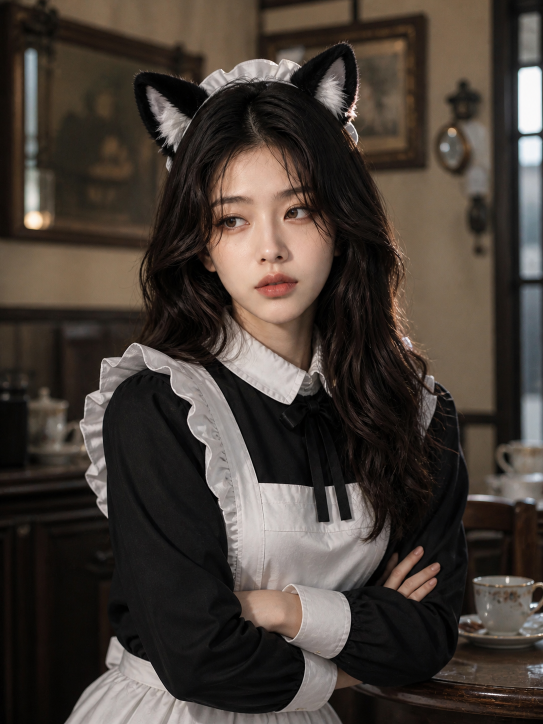
#> input picture output/skill-ab-test/baseline-arm/final.png, 1086 x 1448 px (shown at 1/2 size)
$ python build_contact_sheet.py
#> lines starting #> are read from the running program, lines starting #| are printed output that depends on the picture
from pathlib import Path

from PIL import Image, ImageDraw, ImageFont, ImageOps


ROOT = Path(__file__).resolve().parents[2]
OUT = Path(__file__).resolve().parent / "contact_sheet.png"
FONT_PATH = Path("/System/Library/Fonts/Supplemental/Arial.ttf")
TILE_WIDTH = 480
IMAGE_HEIGHT = 680
LABEL_HEIGHT = 40

PANELS = [
    ("OLD BASELINE", ROOT / "output/skill-ab-test/baseline-arm/final.png"),
    ("PRIOR SKILL", ROOT / "output/skill-ab-test/skill-arm/final.png"),
    (
        "NEW: TSUNDERE CARE",
        ROOT / "output/moe-response-review-v1/ko_tsundere_nekomimi_maid/render_aesthetic_contract.png",
    ),
    (
        "NEW: GAP GUARD",
        ROOT / "output/moe-response-review-v1/ko_gap_moe_guard/render_aesthetic_contract.png",
    ),
    (
        "NEW: NEKOMIMI REFLEX",
        ROOT / "output/moe-response-review-v1/ko_nekomimi_barista/render_aesthetic_contract.png",
    ),
    (
        "NEW: PRIVATE JOY",
        ROOT / "output/moe-response-review-v1/ja_generic_private_joy/render_aesthetic_contract.png",
    ),
]


font = ImageFont.truetype(str(FONT_PATH), 26)
sheet = Image.new("RGB", (TILE_WIDTH * 3, (IMAGE_HEIGHT + LABEL_HEIGHT) * 2), "black")
#> sheet: PIL image 1440x1440 RGB; every value is 0

for index, (label, path) in enumerate(PANELS):
    with Image.open(path) as source:
#> source is the input picture: PIL image 1086x1448 RGB; mean R, G, B 70.2, 61.3, 54.6
        fitted = ImageOps.contain(source.convert("RGB"), (TILE_WIDTH, IMAGE_HEIGHT))
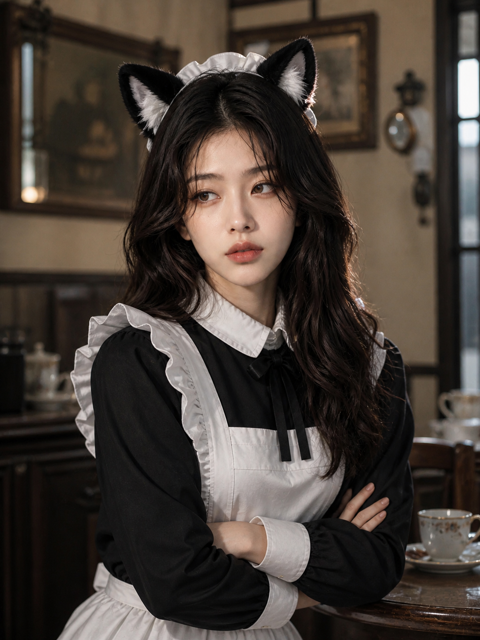
#> fitted: PIL image 480x640 RGB; mean R, G, B 70.2, 61.3, 54.6
    tile = Image.new("RGB", (TILE_WIDTH, IMAGE_HEIGHT + LABEL_HEIGHT), "black")
#> tile: PIL image 480x720 RGB; every value is 0
    tile.paste(fitted, ((TILE_WIDTH - fitted.width) // 2, LABEL_HEIGHT))
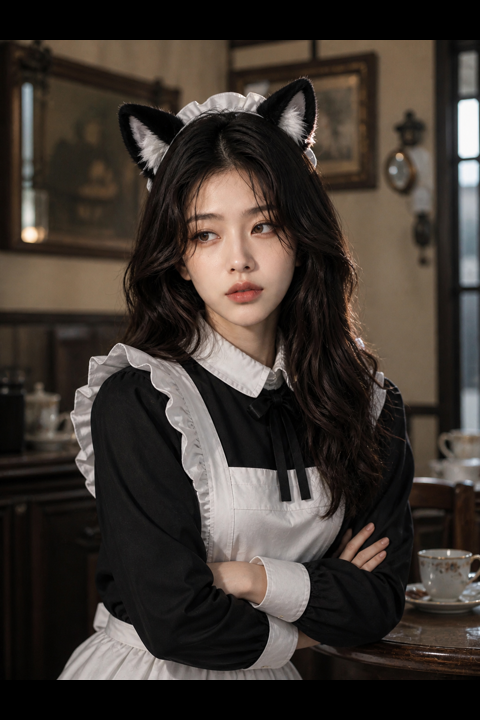
#> tile: PIL image 480x720 RGB; mean R, G, B 62.4, 54.5, 48.5
    draw = ImageDraw.Draw(tile)
    bounds = draw.textbbox((0, 0), label, font=font)
#> bounds = (0, 6, 190, 25)
    draw.text(((TILE_WIDTH - (bounds[2] - bounds[0])) / 2, 6), label, font=font, fill="white")
    x = (index % 3) * TILE_WIDTH
    y = (index // 3) * (IMAGE_HEIGHT + LABEL_HEIGHT)
    sheet.paste(tile, (x, y))
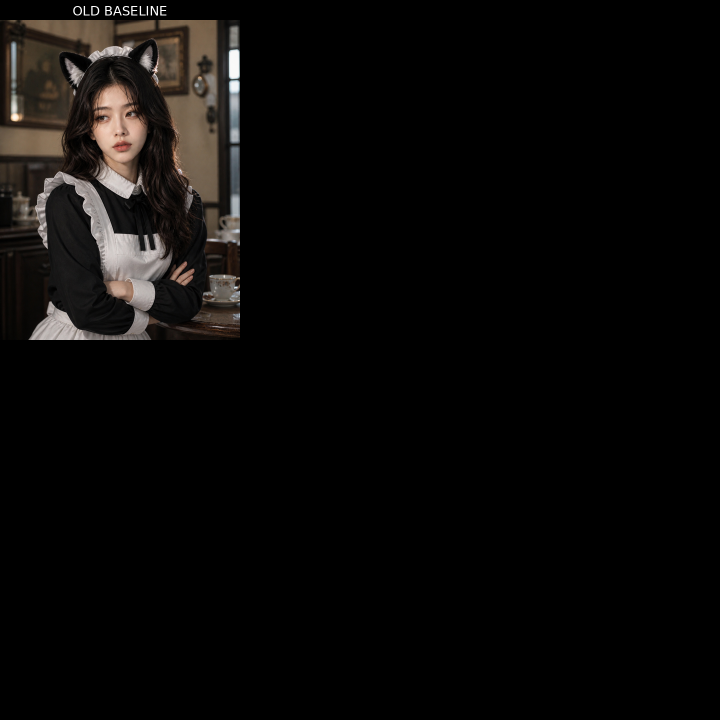
#> sheet: PIL image 1440x1440 RGB (shown at 1/2 size); mean R, G, B 10.5, 9.2, 8.2
#> pass 2 of the loop `for index, (label, path) in enumerate(PANELS):`:
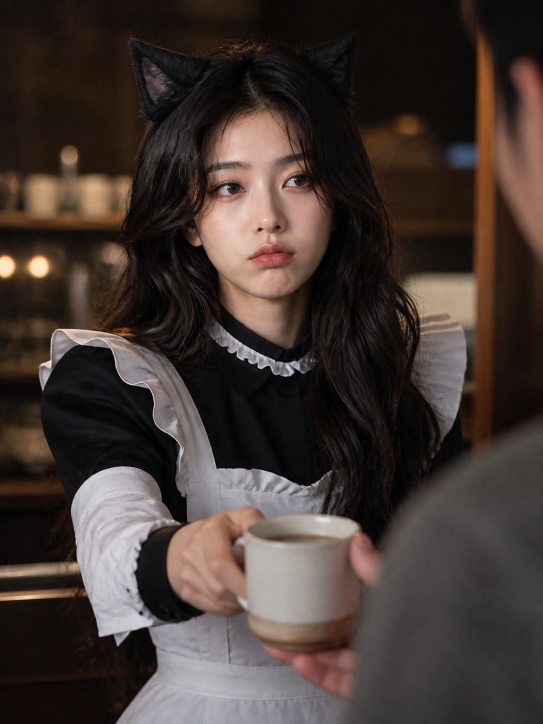
#> input picture output/skill-ab-test/skill-arm/final.png, 1086 x 1448 px (shown at 1/2 size)
#> source is the input picture: PIL image 1086x1448 RGB; mean R, G, B 67.4, 56.1, 51.2
#> `tile.paste(fitted, ((TILE_WIDTH - fitted.width) // 2, LABEL_HEIGHT))`:
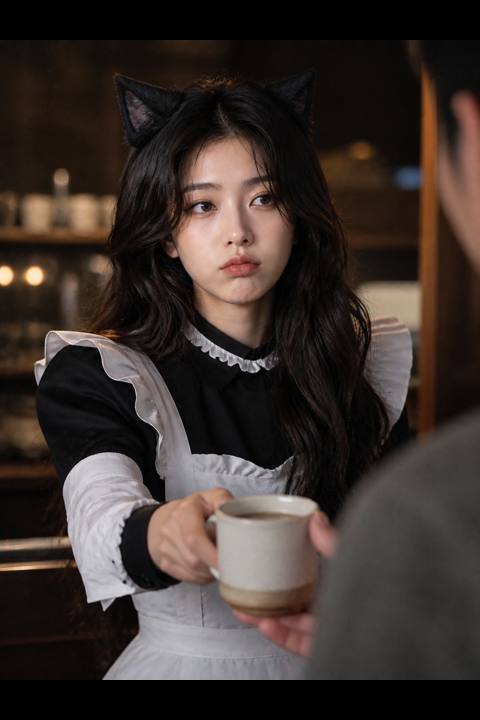
#> tile: PIL image 480x720 RGB; mean R, G, B 59.9, 49.9, 45.5
#> bounds = (0, 6, 159, 25)
#> `sheet.paste(tile, (x, y))`:
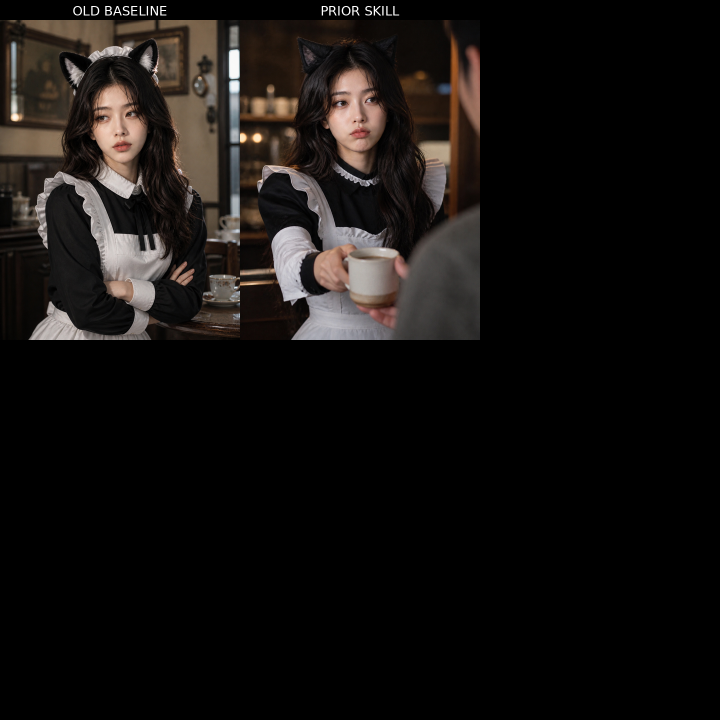
#> sheet: PIL image 1440x1440 RGB (shown at 1/2 size); mean R, G, B 20.6, 17.6, 15.9
#> pass 3 of the loop `for index, (label, path) in enumerate(PANELS):`:
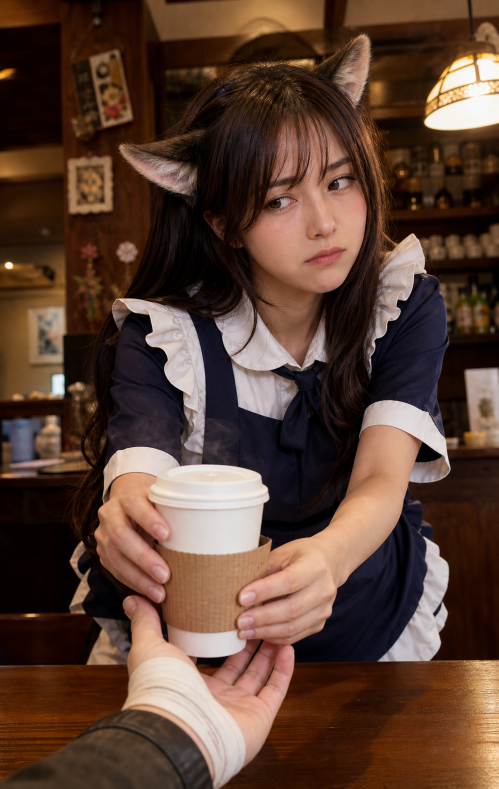
#> input picture output/moe-response-review-v1/ko_tsundere_nekomimi_maid/render_aesthetic_contract.png, 997 x 1577 px (shown at 1/2 size)
#> source is the input picture: PIL image 997x1577 RGB; mean R, G, B 90.6, 64.3, 51.4
#> fitted: PIL image 430x680 RGB
#> `tile.paste(fitted, ((TILE_WIDTH - fitted.width) // 2, LABEL_HEIGHT))`:
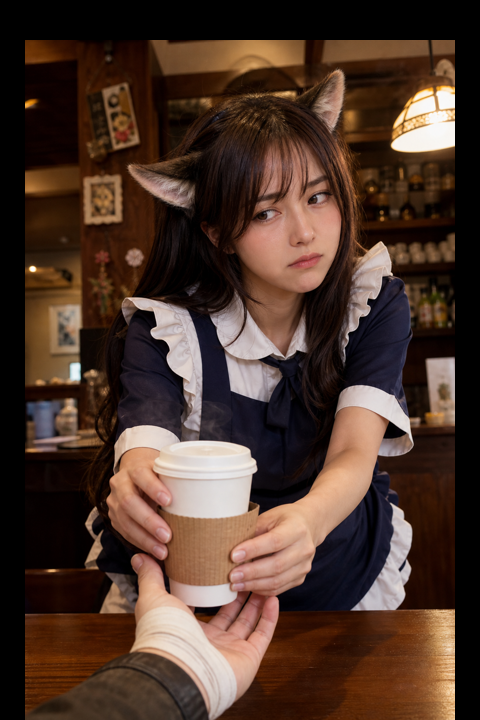
#> tile: PIL image 480x720 RGB; mean R, G, B 76.7, 54.4, 43.5
#> bounds = (0, 6, 298, 25)
#> `sheet.paste(tile, (x, y))`:
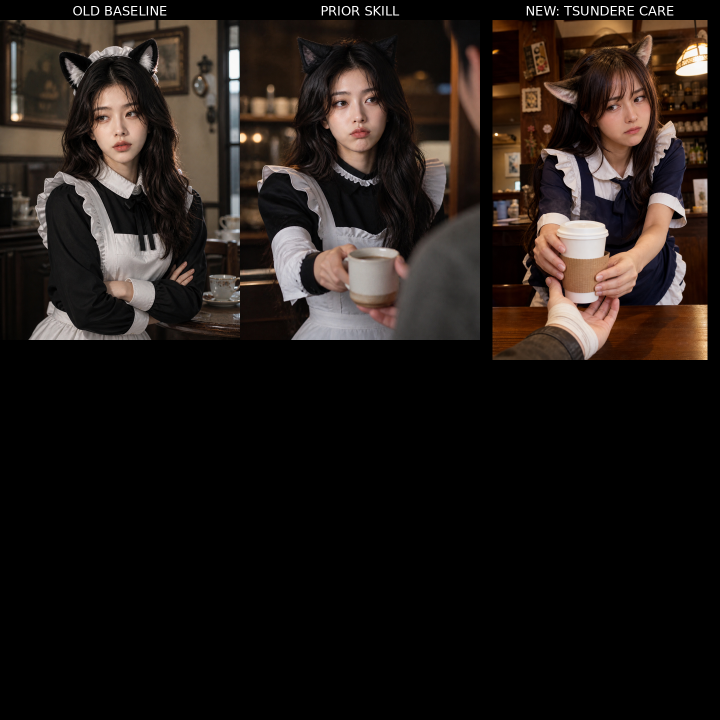
#> sheet: PIL image 1440x1440 RGB (shown at 1/2 size); mean R, G, B 33.6, 26.9, 23.4
#> the loop made 6 passes; the first 3 are shown

sheet.save(OUT, format="PNG", optimize=True)
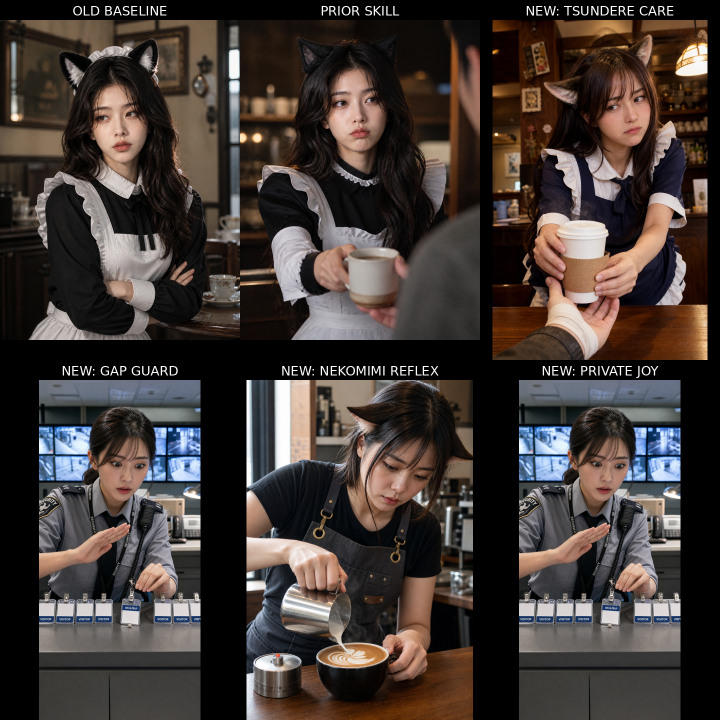
#> saved as contact_sheet.png: PIL image 1440x1440 RGB (shown at 1/2 size); mean R, G, B 66.8, 57.9, 54.1
